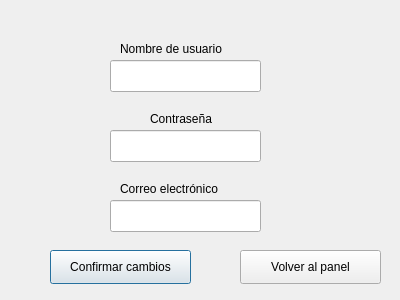
<?xml version="1.0" encoding="UTF-8"?>
<ui version="4.0">
 <class>Dialog</class>
 <widget class="QDialog" name="Dialog">
  <property name="geometry">
   <rect>
    <x>0</x>
    <y>0</y>
    <width>400</width>
    <height>300</height>
   </rect>
  </property>
  <property name="windowTitle">
   <string>Configuración de usuario</string>
  </property>
  <widget class="QLineEdit" name="username">
   <property name="geometry">
    <rect>
     <x>110</x>
     <y>60</y>
     <width>151</width>
     <height>32</height>
    </rect>
   </property>
  </widget>
  <widget class="QLabel" name="label">
   <property name="geometry">
    <rect>
     <x>120</x>
     <y>40</y>
     <width>131</width>
     <height>18</height>
    </rect>
   </property>
   <property name="text">
    <string>Nombre de usuario</string>
   </property>
  </widget>
  <widget class="QLineEdit" name="password">
   <property name="geometry">
    <rect>
     <x>110</x>
     <y>130</y>
     <width>151</width>
     <height>32</height>
    </rect>
   </property>
   <property name="echoMode">
    <enum>QLineEdit::Password</enum>
   </property>
  </widget>
  <widget class="QLabel" name="label_2">
   <property name="geometry">
    <rect>
     <x>150</x>
     <y>110</y>
     <width>121</width>
     <height>18</height>
    </rect>
   </property>
   <property name="text">
    <string>Contraseña</string>
   </property>
  </widget>
  <widget class="QLineEdit" name="email">
   <property name="geometry">
    <rect>
     <x>110</x>
     <y>200</y>
     <width>151</width>
     <height>32</height>
    </rect>
   </property>
  </widget>
  <widget class="QLabel" name="label_3">
   <property name="geometry">
    <rect>
     <x>120</x>
     <y>180</y>
     <width>131</width>
     <height>18</height>
    </rect>
   </property>
   <property name="text">
    <string>Correo electrónico</string>
   </property>
  </widget>
  <widget class="QPushButton" name="confirmButton">
   <property name="geometry">
    <rect>
     <x>50</x>
     <y>250</y>
     <width>141</width>
     <height>34</height>
    </rect>
   </property>
   <property name="text">
    <string>Confirmar cambios</string>
   </property>
  </widget>
  <widget class="QPushButton" name="backButton">
   <property name="geometry">
    <rect>
     <x>240</x>
     <y>250</y>
     <width>141</width>
     <height>34</height>
    </rect>
   </property>
   <property name="text">
    <string>Volver al panel</string>
   </property>
  </widget>
 </widget>
 <resources/>
 <connections/>
</ui>
